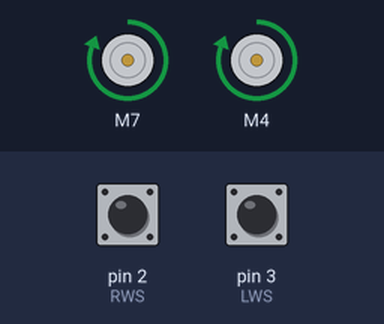
Simulated run of this program. Board: Arduino Uno, built with avr-gcc and run on an emulated ATmega328P. Parts: 2 × DC motor (green arrow = forward, orange = backward, longer = faster). Inputs (shaded band) come from the test bench; at power-on: pin 2 (RWS) HIGH, pin 3 (LWS) HIGH. What the program prints to the serial monitor is not drawn.

Above: at 0.1 s.
Timing chart, 0 to 1.6 s (numbered marks = the images above):
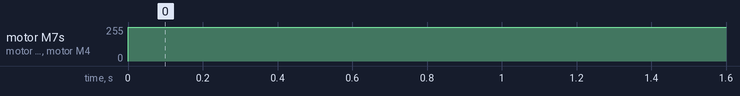

Measured:
- by itself, motor M7, motor M4: stopped → forward 255/255 at 0.00 s

The program:

main.cpp
```cpp
#include <Arduino.h>
#include <GyverMotor.h>
#include <MPU6050.h>
#include <Wire.h>

#define Mot1 7
#define Mot2 8
#define Mot3 9

#define Mot4 4
#define Mot5 5
#define Mot6 6

#define MinSpeed 90
#define MaxSpeed 255

#define TRIG 10
#define ECHO 11

#define k_p 2

#define RWS 2
#define LWS 3

#define Min_R 67
#define Min_L 82

MPU6050 mpu;

float volatile yaw = 0;

unsigned long timer = 0;
float timeStep = 0.1;

float coef[2] = {1.0, 0.8};

int lWheelCounter = 0;
int rWheelCounter = 0;

int rpm_r = 0;
int rpm_l = 0;


GMotor motor1(DRIVER3WIRE, Mot1, Mot2, Mot3, LOW);
GMotor motor2(DRIVER3WIRE, Mot4, Mot5, Mot6, LOW);

void LWheelCounter(){
  lWheelCounter++;
}

void RWheelCounter(){
  rWheelCounter++;
}

void setup() {
  Serial.begin(115200);
  motor1.setMode(AUTO);
  motor2.setMode(AUTO);

  mpu.begin(MPU6050_SCALE_2000DPS, MPU6050_RANGE_2G);
  mpu.calibrateGyro();
  mpu.setThreshold(3);

  pinMode(TRIG, OUTPUT);
  pinMode(ECHO, INPUT);
  attachInterrupt(digitalPinToInterrupt(RWS), RWheelCounter, FALLING);
  attachInterrupt(digitalPinToInterrupt(LWS), LWheelCounter, FALLING);
}

void updateRPM(){
  rpm_r = 60*4*rWheelCounter/20;
  rWheelCounter = 0;
  rpm_l = 60*4*lWheelCounter/20;
  lWheelCounter = 0;
  Serial.print("Right = ");
  Serial.print(rpm_r);
  Serial.print(" Left = ");
  Serial.print(rpm_l);
  Serial.println();
}

int x = 1;
void loop() {
  motor1.setSpeed(Min_R+50*(255-Min_R));
  motor2.setSpeed(Min_L+50*(255-Min_L));
  updateRPM();
  delay(250);
}
```
